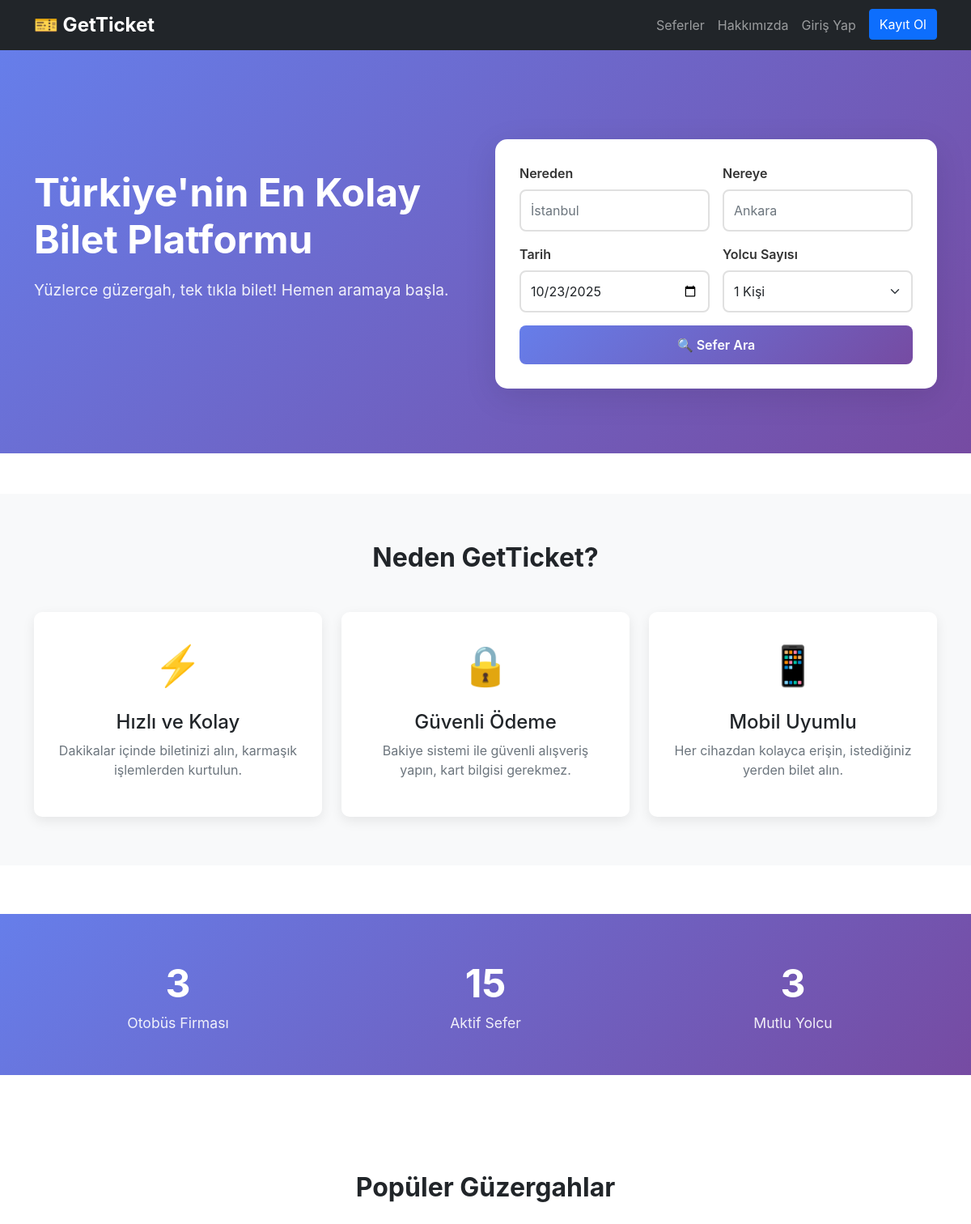
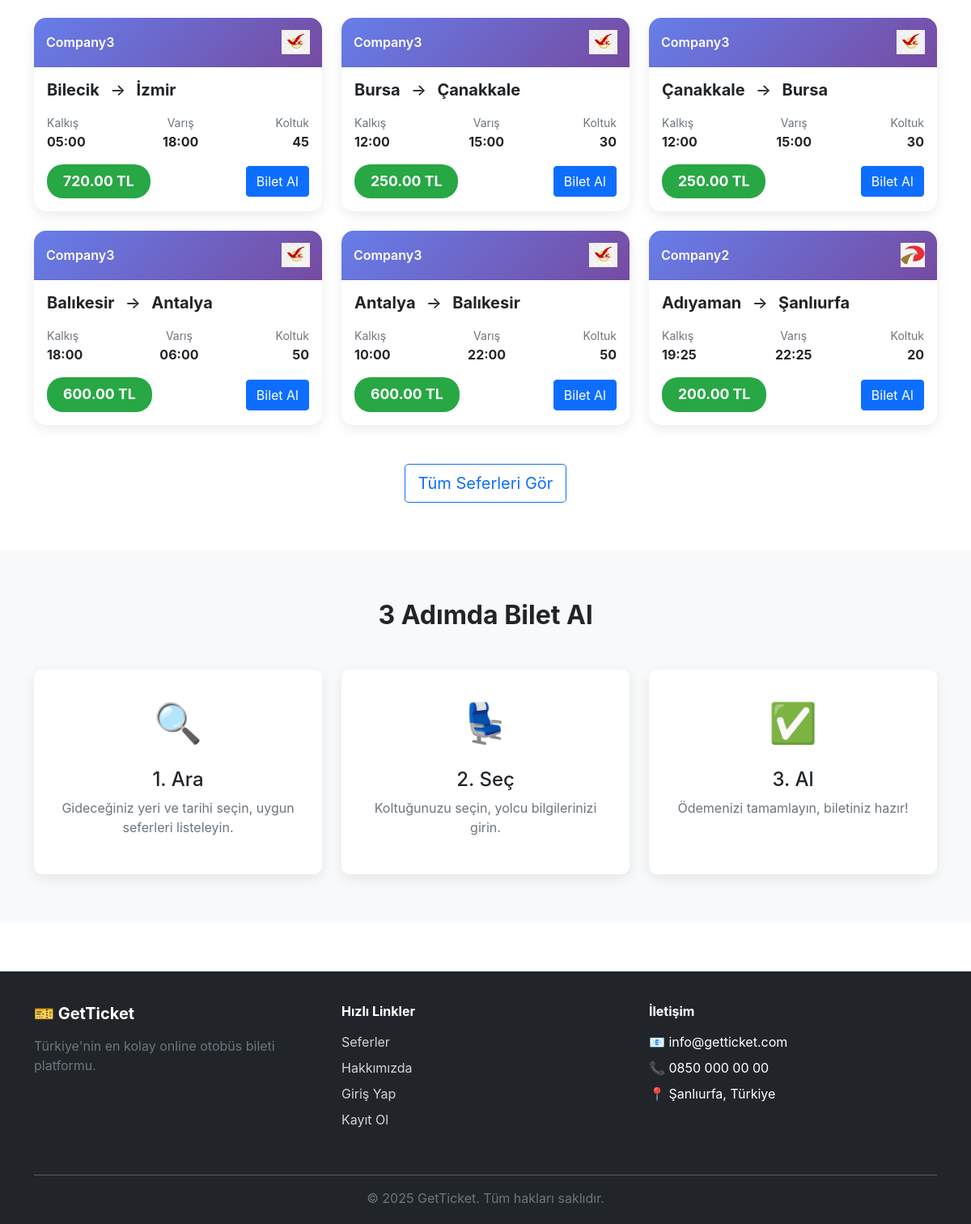
The page / on the database its author committed (2 pictures, top to bottom).
### tables this page shows
CREATE TABLE trips (
    id INTEGER PRIMARY KEY AUTOINCREMENT,
    company_id INTEGER NOT NULL,
    destination_city TEXT NOT NULL,
    arrival_time TIME NOT NULL,
    departure_time TIME NOT NULL,
    departure_city TEXT NOT NULL,
    price INTEGER NOT NULL,
    capacity INTEGER NOT NULL,
    created_date DATETIME DEFAULT CURRENT_TIMESTAMP, departure_date DATE,
    FOREIGN KEY (company_id) REFERENCES bus_companies(id)
);

CREATE TABLE bus_companies (
    id INTEGER PRIMARY KEY AUTOINCREMENT,
    name TEXT UNIQUE NOT NULL,
    logo_path TEXT,
    created_at DATETIME DEFAULT CURRENT_TIMESTAMP
);

### index.php (the view, shortened to what this page needs)
<?php
$db = getDBConnection();
$stmt = $db->query("
    SELECT t.*, bc.name as company_name, bc.logo_path
    FROM trips t
    LEFT JOIN bus_companies bc ON t.company_id = bc.id
    ORDER BY t.created_date DESC
    LIMIT 6
");
$popular_trips = $stmt->fetchAll(PDO::FETCH_ASSOC);
$stats = [
    'companies' => $db->query("SELECT COUNT(*) FROM bus_companies")->fetchColumn(),
    'trips' => $db->query("SELECT COUNT(*) FROM trips")->fetchColumn(),
    'users' => $db->query("SELECT COUNT(*) FROM users WHERE role='user'")->fetchColumn()
];
?>
<!DOCTYPE html>
<html lang="tr">
<head>
    <link href="https://cdn.jsdelivr.net/npm/bootstrap@5.1.3/dist/css/bootstrap.min.css" rel="stylesheet">
</head>
<body>
    <nav class="navbar navbar-expand-lg navbar-dark bg-dark">
        <div class="container">
            <a class="navbar-brand fw-bold" href="index.php">
                <span style="font-size: 1.5rem;">🎫 GetTicket</span>
            </a>
            <div class="collapse navbar-collapse" id="navbarNav">
                <ul class="navbar-nav ms-auto">
                    <li class="nav-item">
                        <a class="nav-link" href="#seferler">Seferler</a>
                    </li>
                    <li class="nav-item">
                        <a class="nav-link" href="#hakkimizda">Hakkımızda</a>
                    </li>
                    <?php if (isset($_SESSION['user_id'])): ?>
                        <li class="nav-item">
                            <a class="nav-link" href="pages/dashboard.php">
                                <strong><?php echo htmlspecialchars($_SESSION['full_name']); ?></strong>
                            </a>
                        </li>
                        <li class="nav-item">
                            <a class="nav-link" href="pages/logout.php">Çıkış</a>
                        </li>
                    <?php else: ?>
                        <li class="nav-item">
                            <a class="nav-link" href="pages/login.php">Giriş Yap</a>
                        </li>
                        <li class="nav-item">
                            <a class="btn btn-primary ms-2" href="pages/register.php">Kayıt Ol</a>
                        </li>
                    <?php endif; ?>
                </ul>
            </div>
        </div>
    </nav>
    <div class="hero-section">
        <div class="container">
            <div class="row align-items-center">
                <div class="col-lg-6">
                    <h1>Türkiye'nin En Kolay Bilet Platformu</h1>
                    <p>Yüzlerce güzergah, tek tıkla bilet! Hemen aramaya başla.</p>
                </div>
                <div class="col-lg-6">
                    <div class="search-box">
                        <form action="pages/sefer_ara.php" method="GET">
                            <div class="row g-3">
                                <div class="col-md-6">
                                    <label>Nereden</label>
                                    <input type="text" name="from" class="form-control" placeholder="İstanbul" required>
                                </div>
                                <div class="col-md-6">
                                    <label>Nereye</label>
                                    <input type="text" name="to" class="form-control" placeholder="Ankara" required>
                                </div>
                                <div class="col-md-6">
                                    <label>Tarih</label>
                                    <input type="date" name="date" class="form-control"
                                           value="<?php echo date('Y-m-d'); ?>" required>
                                </div>
                                <div class="col-md-6">
                                    <label>Yolcu Sayısı</label>
                                    <select name="passengers" class="form-select">
                                        <option value="1">1 Kişi</option>
                                    </select>
                                </div>
                                <div class="col-12">
                                    <button type="submit" class="btn btn-primary btn-search w-100">
                                        🔍 Sefer Ara
                                    </button>
                                </div>
                            </div>
                        </form>
                    </div>
                </div>
            </div>
        </div>
    </div>
    <div class="features-section">
        <div class="container">
            <h2 class="text-center mb-5 fw-bold">Neden GetTicket?</h2>
            <div class="row g-4">
                <div class="col-md-4">
                    <div class="feature-card">
                        <div class="feature-icon">⚡</div>
                        <h4>Hızlı ve Kolay</h4>
                        <p class="text-muted">Dakikalar içinde biletinizi alın, karmaşık işlemlerden kurtulun.</p>
                    </div>
                </div>
                <div class="col-md-4">
                    <div class="feature-card">
                        <div class="feature-icon">🔒</div>
                        <h4>Güvenli Ödeme</h4>
                        <p class="text-muted">Bakiye sistemi ile güvenli alışveriş yapın, kart bilgisi gerekmez.</p>
                    </div>
                </div>
                <div class="col-md-4">
                    <div class="feature-card">
                        <div class="feature-icon">📱</div>
                        <h4>Mobil Uyumlu</h4>
                        <p class="text-muted">Her cihazdan kolayca erişin, istediğiniz yerden bilet alın.</p>
                    </div>
                </div>
            </div>
        </div>
    </div>
    <div class="stats-section">
        <div class="container">
            <div class="row">
                <div class="col-md-4">
                    <div class="stat-item">
                        <div class="stat-number"><?php echo $stats['companies']; ?></div>
                        <div class="stat-label">Otobüs Firması</div>
                    </div>
                </div>
                <div class="col-md-4">
                    <div class="stat-item">
                        <div class="stat-number"><?php echo $stats['trips']; ?></div>
                        <div class="stat-label">Aktif Sefer</div>
                    </div>
                </div>
                <div class="col-md-4">
                    <div class="stat-item">
                        <div class="stat-number"><?php echo $stats['users']; ?></div>
                        <div class="stat-label">Mutlu Yolcu</div>
                    </div>
                </div>
            </div>
        </div>
    </div>
    <div class="trips-section" id="seferler">
        <div class="container">
            <h2 class="text-center mb-5 fw-bold">Popüler Güzergahlar</h2>
            <?php if (empty($popular_trips)): ?>
                <div class="text-center text-muted">
                    <p style="font-size: 3rem;">🚌</p>
                    <h5>Henüz sefer bulunmuyor</h5>
                    <p>Yakında birçok güzergahta hizmet vermeye başlayacağız!</p>
                </div>
            <?php else: ?>
                <div class="row g-4">
                    <?php foreach ($popular_trips as $trip): ?>
                    <div class="col-md-4">
                        <div class="card trip-card">
                            <div class="card-header">
                                <div class="d-flex align-items-center justify-content-between">
                                    <span><?php echo htmlspecialchars($trip['company_name']); ?></span>
                                    <?php if (!empty($trip['logo_path'])): ?>
                                        <img src="./<?php echo htmlspecialchars($trip['logo_path']); ?>"
                                             alt="Logo" style="height: 30px; object-fit: contain;">
                                    <?php endif; ?>
                                </div>
                            </div>
                            <div class="card-body">
                                <div class="mb-3">
                                    <h5 class="mb-1">
                                        <strong><?php echo htmlspecialchars($trip['departure_city']); ?></strong>
                                        <span class="mx-2">→</span>
                                        <strong><?php echo htmlspecialchars($trip['destination_city']); ?></strong>
                                    </h5>
                                </div>
                                <div class="d-flex justify-content-between align-items-center mb-3">
                                    <div>
                                        <small class="text-muted">Kalkış</small>
                                        <div><strong><?php echo htmlspecialchars($trip['departure_time']); ?></strong></div>
                                    </div>
                                    <div class="text-center">
                                        <small class="text-muted">Varış</small>
                                        <div><strong><?php echo htmlspecialchars($trip['arrival_time']); ?></strong></div>
                                    </div>
                                    <div class="text-end">
                                        <small class="text-muted">Koltuk</small>
                                        <div><strong><?php echo $trip['capacity']; ?></strong></div>
                                    </div>
                                </div>
                                <div class="d-flex justify-content-between align-items-center">
                                    <span class="price-badge"><?php echo number_format($trip['price'], 2); ?> TL</span>
                                    <a href="pages/sefer_ara.php?trip_id=<?php echo $trip['id']; ?>"
                                       class="btn btn-primary">Bilet Al</a>
                                </div>
                            </div>
                        </div>
                    </div>
                    <?php endforeach; ?>
                </div>
            <?php endif; ?>
            <div class="text-center mt-5">
                <a href="pages/sefer_ara.php" class="btn btn-outline-primary btn-lg">
                    Tüm Seferleri Gör
                </a>
            </div>
        </div>
    </div>
    <div class="features-section" id="hakkimizda">
        <div class="container">
            <h2 class="text-center mb-5 fw-bold">3 Adımda Bilet Al</h2>
            <div class="row g-4">
                <div class="col-md-4">
                    <div class="feature-card">
                        <div class="feature-icon">🔍</div>
                        <h4>1. Ara</h4>
                        <p class="text-muted">Gideceğiniz yeri ve tarihi seçin, uygun seferleri listeleyin.</p>
                    </div>
                </div>
                <div class="col-md-4">
                    <div class="feature-card">
                        <div class="feature-icon">💺</div>
                        <h4>2. Seç</h4>
                        <p class="text-muted">Koltuğunuzu seçin, yolcu bilgilerinizi girin.</p>
                    </div>
                </div>
                <div class="col-md-4">
                    <div class="feature-card">
                        <div class="feature-icon">✅</div>
                        <h4>3. Al</h4>
                        <p class="text-muted">Ödemenizi tamamlayın, biletiniz hazır!</p>
                    </div>
                </div>
            </div>
        </div>
    </div>
    <footer class="footer">
        <div class="container">
            <div class="row">
                <div class="col-md-4 mb-4">
                    <h5 class="fw-bold mb-3">🎫 GetTicket</h5>
                    <p class="text-muted">Türkiye'nin en kolay online otobüs bileti platformu.</p>
                </div>
                <div class="col-md-4 mb-4">
                    <h6 class="fw-bold mb-3">Hızlı Linkler</h6>
                    <ul class="list-unstyled">
                        <li class="mb-2"><a href="#seferler">Seferler</a></li>
                        <li class="mb-2"><a href="#hakkimizda">Hakkımızda</a></li>
                        <li class="mb-2"><a href="pages/login.php">Giriş Yap</a></li>
                        <li class="mb-2"><a href="pages/register.php">Kayıt Ol</a></li>
                    </ul>
                </div>
                <div class="col-md-4 mb-4">
                    <h6 class="fw-bold mb-3">İletişim</h6>
                    <p class="mb-2">📧 info@getticket.com</p>
                    <p class="mb-2">📞 0850 000 00 00</p>
                    <p class="mb-2">📍 Şanlıurfa, Türkiye</p>
                </div>
            </div>
            <hr style="border-color: rgba(255,255,255,0.1);">
            <div class="text-center">
                <p class="mb-0 text-muted">&copy; 2025 GetTicket. Tüm hakları saklıdır.</p>
            </div>
        </div>
    </footer>
</body>
</html>

### index.php (style rules this page uses)
body { background: #ffffff; font-family: -apple-system, BlinkMacSystemFont, 'Segoe UI', Roboto, sans-serif; }
.hero-section { background: linear-gradient(135deg, #667eea 0%, #764ba2 100%); color: white; padding: 80px 0; margin-bottom: 50px; }
.hero-section h1 { font-size: 3rem; font-weight: bold; margin-bottom: 20px; }
.hero-section p { font-size: 1.2rem; margin-bottom: 40px; opacity: 0.9; }
.search-box { background: white; border-radius: 15px; padding: 30px; box-shadow: 0 10px 40px rgba(0,0,0,0.1); margin-top: 30px; }
.search-box label { color: #333; font-weight: 600; margin-bottom: 8px; }
.search-box .form-control, .search-box .form-select { border: 2px solid #e0e0e0; padding: 12px; border-radius: 8px; }
.btn-search { background: linear-gradient(135deg, #667eea 0%, #764ba2 100%); border: none; padding: 12px 40px; font-weight: 600; border-radius: 8px; transition: transform 0.2s; }
.features-section { padding: 60px 0; background: #f8f9fa; }
.feature-card { text-align: center; padding: 30px; background: white; border-radius: 10px; box-shadow: 0 5px 15px rgba(0,0,0,0.08); transition: transform 0.3s; height: 100%; }
.feature-icon { font-size: 3rem; margin-bottom: 20px; }
.trips-section { padding: 60px 0; }
.trip-card { border: none; border-radius: 15px; box-shadow: 0 5px 15px rgba(0,0,0,0.08); transition: transform 0.3s; overflow: hidden; height: 100%; }
.trip-card .card-header { background: linear-gradient(135deg, #667eea 0%, #764ba2 100%); color: white; padding: 15px; font-weight: 600; }
.price-badge { background: #28a745; color: white; padding: 8px 20px; border-radius: 20px; font-weight: bold; font-size: 1.1rem; }
.stats-section { background: linear-gradient(135deg, #667eea 0%, #764ba2 100%); color: white; padding: 50px 0; margin: 60px 0; }
.stat-item { text-align: center; }
.stat-number { font-size: 3rem; font-weight: bold; }
.stat-label { font-size: 1.1rem; opacity: 0.9; }
.footer { background: #212529; color: white; padding: 40px 0 20px; margin-top: 60px; }
.footer a { color: white; text-decoration: none; opacity: 0.8; transition: opacity 0.2s; }

### rows shown on the page
trips: company.name "Company3", company.logo_path (picture), departure_city "Bilecik", destination_city "İzmir", departure_time "05:00", arrival_time "18:00", capacity "45", price "720.00"
trips: company.name "Company3", company.logo_path (picture), departure_city "Bursa", destination_city "Çanakkale", departure_time "12:00", arrival_time "15:00", capacity "30", price "250.00"
trips: company.name "Company3", company.logo_path (picture), departure_city "Çanakkale", destination_city "Bursa", departure_time "12:00", arrival_time "15:00", capacity "30", price "250.00"
trips: company.name "Company3", company.logo_path (picture), departure_city "Balıkesir", destination_city "Antalya", departure_time "18:00", arrival_time "06:00", capacity "50", price "600.00"
trips: company.name "Company3", company.logo_path (picture), departure_city "Antalya", destination_city "Balıkesir", departure_time "10:00", arrival_time "22:00", capacity "50", price "600.00"
trips: company.name "Company2", company.logo_path (picture), departure_city "Adıyaman", destination_city "Şanlıurfa", departure_time "19:25", arrival_time "22:25", capacity "20", price "200.00"

### other values the page prints
$stats['companies'] "3"
$stats['trips'] "15"
$stats['users'] "3"
